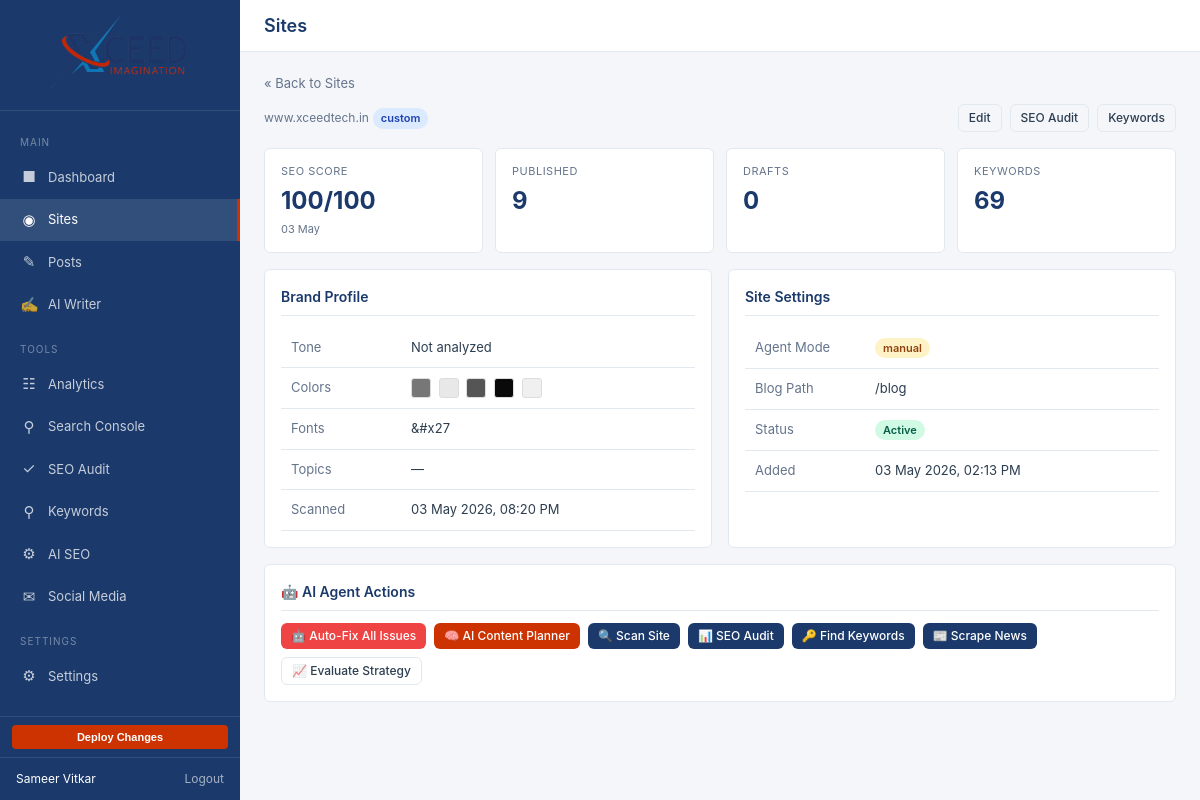
Screenshot of /dashboard/sites.php?action=view&id=1 (signed in) with the database file from the repository.
### tables this page shows
CREATE TABLE `sites` (
  `id` int(10) unsigned NOT NULL AUTO_INCREMENT,
  `user_id` int(10) unsigned NOT NULL,
  `team_id` int(10) unsigned DEFAULT NULL,
  `name` varchar(255) NOT NULL,
  `domain` varchar(255) NOT NULL,
  `platform` varchar(50) DEFAULT NULL COMMENT 'wordpress, shopify, opencart, custom',
  `brand_colors` longtext DEFAULT NULL CHECK (json_valid(`brand_colors`)),
  `brand_fonts` longtext DEFAULT NULL CHECK (json_valid(`brand_fonts`)),
  `brand_tone` text DEFAULT NULL,
  `topics` longtext DEFAULT NULL CHECK (json_valid(`topics`)),
  `keywords` longtext DEFAULT NULL CHECK (json_valid(`keywords`)),
  `agent_mode` enum('auto','manual') NOT NULL DEFAULT 'manual',
  `blog_path` varchar(100) NOT NULL DEFAULT '/blog',
  `rss_feeds` longtext DEFAULT NULL CHECK (json_valid(`rss_feeds`)),
  `cms_url` varchar(500) DEFAULT NULL,
  `cms_api_key` varchar(255) DEFAULT NULL,
  `server_type` varchar(20) DEFAULT 'api_only',
  `server_host` varchar(255) DEFAULT NULL,
  `server_user` varchar(255) DEFAULT NULL,
  `server_pass` varchar(255) DEFAULT NULL,
  `server_path` varchar(500) DEFAULT NULL,
  `git_repo` varchar(500) DEFAULT NULL,
  `hosting_panel` varchar(50) DEFAULT NULL,
  `is_active` tinyint(1) NOT NULL DEFAULT 1,
  `scanned_at` datetime DEFAULT NULL,
  `created_at` datetime NOT NULL DEFAULT current_timestamp(),
  `updated_at` datetime NOT NULL DEFAULT current_timestamp() ON UPDATE current_timestamp(),
  PRIMARY KEY (`id`),
  KEY `idx_sites_user` (`user_id`),
  KEY `idx_sites_domain` (`domain`),
  CONSTRAINT `fk_sites_user` FOREIGN KEY (`user_id`) REFERENCES `users` (`id`) ON DELETE CASCADE
);

CREATE TABLE `seo_audits` (
  `id` int(10) unsigned NOT NULL AUTO_INCREMENT,
  `site_id` int(10) unsigned NOT NULL,
  `score` tinyint(3) unsigned NOT NULL DEFAULT 0 COMMENT '0-100 health score',
  `total_issues` smallint(5) unsigned NOT NULL DEFAULT 0,
  `critical` smallint(5) unsigned NOT NULL DEFAULT 0,
  `warnings` smallint(5) unsigned NOT NULL DEFAULT 0,
  `passed` smallint(5) unsigned NOT NULL DEFAULT 0,
  `pages_crawled` smallint(5) unsigned NOT NULL DEFAULT 0,
  `duration_ms` int(10) unsigned DEFAULT NULL,
  `run_at` datetime NOT NULL DEFAULT current_timestamp(),
  PRIMARY KEY (`id`),
  KEY `idx_audits_site` (`site_id`),
  KEY `idx_audits_run` (`run_at`),
  CONSTRAINT `fk_audits_site` FOREIGN KEY (`site_id`) REFERENCES `sites` (`id`) ON DELETE CASCADE
);

### includes/helpers.php (called while the page is built, shortened)
<?php
function config(string $key = null, $default = null)
{
    static $config = null;
    if ($config === null) {
        $config = require __DIR__ . '/../config/config.php';
    }
    if ($key === null) return $config;
    return $config[$key] ?? $default;
}
function base_path(): string
{
    return config('base_path', '');
}
function url(string $path): string
{
    return base_path() . $path;
}
function e(string $value): string
{
    return htmlspecialchars($value, ENT_QUOTES | ENT_SUBSTITUTE, 'UTF-8');
}
function format_date(string $datetime, string $format = 'd M Y, h:i A'): string
{
    $dt = new DateTime($datetime, new DateTimeZone('Asia/Kolkata'));
    return $dt->format($format);
}

### includes/db.php (called while the page is built)
<?php
$config = require __DIR__ . '/../config/config.php';
try {
    $dsn = sprintf(
        'mysql:host=%s;port=%d;dbname=%s;charset=%s',
        $config['db_host'],
        $config['db_port'],
        $config['db_name'],
        $config['db_charset']
    );
    $db = new PDO($dsn, $config['db_user'], $config['db_pass'], [
        PDO::ATTR_ERRMODE            => PDO::ERRMODE_EXCEPTION,
        PDO::ATTR_DEFAULT_FETCH_MODE => PDO::FETCH_ASSOC,
        PDO::ATTR_EMULATE_PREPARES   => false,
    ]);
    $db->exec("SET time_zone = '+05:30'");
} catch (PDOException $e) {
    error_log('Database connection failed: ' . $e->getMessage());
    if ($config['app_debug']) {
        die('Database connection failed: ' . $e->getMessage());
    }
    die('Database connection failed. Check logs.');
}
return $db;

### public/dashboard/sites.php (the view, shortened to what this page needs)
<?php
require_once __DIR__ . '/../../includes/helpers.php';
$db = require __DIR__ . '/../../includes/db.php';
$user_id = auth_user_id();
$action = $_GET['action'] ?? 'list';
if ($action === 'add'):
?>
    <div class="card" style="max-width: 500px;">
        <div class="card-header">Add New Site</div>
        <form method="POST">
            <?= csrf_field() ?>
            <input type="hidden" name="action" value="add">
            <div class="form-group">
                <label for="url">Website URL</label>
                <input type="text" id="url" name="url" class="form-control" placeholder="example.com or https://example.com" required autofocus>
            </div>
            <div class="form-group">
                <label for="name">Site Name (optional)</label>
                <input type="text" id="name" name="name" class="form-control" placeholder="My Website">
            </div>
            <div class="flex gap-2">
                <button type="submit" class="btn btn-accent">Add Site</button>
                <a href="<?= url('/dashboard/sites.php') ?>" class="btn btn-outline">Cancel</a>
            </div>
        </form>
    </div>
<?php elseif ($action === 'view' && isset($_GET['id'])):
    $stmt = $db->prepare('SELECT * FROM sites WHERE id = ? AND user_id = ?');
    $stmt->execute([(int)$_GET['id'], $user_id]);
    $site = $stmt->fetch();
    if (!$site):
        echo '<div class="alert alert-error">Site not found.</div>';
    else:
        $stmt = $db->prepare('SELECT * FROM seo_audits WHERE site_id = ? ORDER BY run_at DESC LIMIT 1');
        $stmt->execute([$site['id']]);
        $audit = $stmt->fetch();
        $stmt = $db->prepare('SELECT status, COUNT(*) as cnt FROM posts WHERE site_id = ? GROUP BY status');
        $stmt->execute([$site['id']]);
        $post_counts = [];
        foreach ($stmt->fetchAll() as $r) $post_counts[$r['status']] = $r['cnt'];
        $stmt = $db->prepare('SELECT COUNT(*) FROM keywords WHERE site_id = ?');
        $stmt->execute([$site['id']]);
        $kw_count = $stmt->fetchColumn();
?>
    <div class="flex justify-between items-center mb-4">
        <div>
            <span class="text-muted text-sm"><?= e($site['domain']) ?></span>
            <?php if ($site['platform']): ?>
                <span class="badge badge-info"><?= e($site['platform']) ?></span>
            <?php endif; ?>
        </div>
        <div class="flex gap-2">
            <a href="<?= url('/dashboard/sites.php?action=edit&id=' . $site['id']) ?>" class="btn btn-outline btn-sm">Edit</a>
            <a href="<?= url('/dashboard/seo-audit.php?site=' . $site['id']) ?>" class="btn btn-outline btn-sm">SEO Audit</a>
            <a href="<?= url('/dashboard/keywords.php?site=' . $site['id']) ?>" class="btn btn-outline btn-sm">Keywords</a>
        </div>
    </div>
    <div class="stats-grid">
        <a href="<?= url('/dashboard/seo-audit.php?site=' . $site['id']) ?>" class="stat-card" style="text-decoration:none;color:inherit;cursor:pointer;">
            <div class="stat-label">SEO Score</div>
            <div class="stat-value"><?= $audit ? $audit['score'] . '/100' : '—' ?></div>
            <div class="stat-sub"><?= $audit ? format_date($audit['run_at'], 'd M') : 'Not audited' ?></div>
        </a>
        <a href="<?= url('/dashboard/posts.php?site=' . $site['id'] . '&status=published') ?>" class="stat-card" style="text-decoration:none;color:inherit;cursor:pointer;">
            <div class="stat-label">Published</div>
            <div class="stat-value"><?= $post_counts['published'] ?? 0 ?></div>
        </a>
        <a href="<?= url('/dashboard/posts.php?site=' . $site['id'] . '&status=draft') ?>" class="stat-card" style="text-decoration:none;color:inherit;cursor:pointer;">
            <div class="stat-label">Drafts</div>
            <div class="stat-value"><?= $post_counts['draft'] ?? 0 ?></div>
        </a>
        <a href="<?= url('/dashboard/keywords.php?site=' . $site['id']) ?>" class="stat-card" style="text-decoration:none;color:inherit;cursor:pointer;">
            <div class="stat-label">Keywords</div>
            <div class="stat-value"><?= $kw_count ?></div>
        </a>
    </div>
    <div class="grid-2">
        <div class="card">
            <div class="card-header">Brand Profile</div>
            <table>
                <tr><td class="text-muted" style="width:120px">Tone</td><td><?= e($site['brand_tone'] ?? 'Not analyzed') ?></td></tr>
                <tr><td class="text-muted">Colors</td><td>
                    <?php foreach (json_decode($site['brand_colors'] ?? '[]', true) ?: [] as $color): ?>
                        <span style="display:inline-block;width:20px;height:20px;background:<?= e($color) ?>;border-radius:3px;margin-right:4px;vertical-align:middle;border:1px solid #ddd"></span>
                    <?php endforeach; ?>
                </td></tr>
                <tr><td class="text-muted">Fonts</td><td><?= e(implode(', ', json_decode($site['brand_fonts'] ?? '[]', true) ?: [])) ?: '—' ?></td></tr>
                <tr><td class="text-muted">Topics</td><td><?= e(implode(', ', json_decode($site['topics'] ?? '[]', true) ?: [])) ?: '—' ?></td></tr>
                <tr><td class="text-muted">Scanned</td><td><?= $site['scanned_at'] ? format_date($site['scanned_at']) : 'Never' ?></td></tr>
            </table>
        </div>
        <div class="card">
            <div class="card-header">Site Settings</div>
            <table>
                <tr><td class="text-muted" style="width:120px">Agent Mode</td><td><span class="badge badge-<?= $site['agent_mode'] === 'auto' ? 'approved' : 'draft' ?>"><?= $site['agent_mode'] ?></span></td></tr>
                <tr><td class="text-muted">Blog Path</td><td><?= e($site['blog_path']) ?></td></tr>
                <tr><td class="text-muted">Status</td><td><span class="badge badge-<?= $site['is_active'] ? 'approved' : 'rejected' ?>"><?= $site['is_active'] ? 'Active' : 'Inactive' ?></span></td></tr>
                <tr><td class="text-muted">Added</td><td><?= format_date($site['created_at']) ?></td></tr>
            </table>
        </div>
    </div>
    <div class="card">
        <div class="card-header">🤖 AI Agent Actions</div>
        <div class="flex gap-2" style="flex-wrap: wrap;">
            <a href="<?= url('/dashboard/agent-run.php?agent=auto-fixer&site=' . $site['id']) ?>" class="btn btn-sm" style="background:#ef4444;color:#fff;text-decoration:none;">🤖 Auto-Fix All Issues</a>
            <a href="<?= url('/dashboard/write.php?site=' . $site['id'] . '&step=propose') ?>" class="btn btn-accent btn-sm" style="text-decoration:none;">🧠 AI Content Planner</a>
            <a href="<?= url('/dashboard/agent-run.php?agent=scanner&site=' . $site['id']) ?>" class="btn btn-primary btn-sm" style="text-decoration:none;">🔍 Scan Site</a>
            <a href="<?= url('/dashboard/agent-run.php?agent=seo-auditor&site=' . $site['id']) ?>" class="btn btn-primary btn-sm" style="text-decoration:none;">📊 SEO Audit</a>
            <a href="<?= url('/dashboard/agent-run.php?agent=keyword-research&site=' . $site['id']) ?>" class="btn btn-primary btn-sm" style="text-decoration:none;">🔑 Find Keywords</a>
            <a href="<?= url('/dashboard/agent-run.php?agent=news-scraper&site=' . $site['id']) ?>" class="btn btn-primary btn-sm" style="text-decoration:none;">📰 Scrape News</a>
            <a href="<?= url('/dashboard/agent-run.php?agent=evaluator&site=' . $site['id']) ?>" class="btn btn-outline btn-sm" style="text-decoration:none;">📈 Evaluate Strategy</a>
        </div>
    </div>
    <?php endif; ?>
<?php endif; ?>
<?php
require __DIR__ . '/../../templates/dashboard/layout.php';

### templates/dashboard/layout.php (style rules this page uses)
:root { --primary: #1B3A6B; --primary-dark: #132a4f; --accent: #CC3300; --accent-hover: #a82a00; --bg: #f5f6fa; --white: #ffffff; --text: #2c3e50; --text-light: #64748b; --border: #e2e8f0; --success: #10b981; --warning: #f59e0b; --danger: #ef4444; --info: #3b82f6; --sidebar-w: 240px; --radius: 6px; }
* { margin: 0; padding: 0; box-sizing: border-box; }
body { font-family: -apple-system, BlinkMacSystemFont, 'Segoe UI', Roboto, sans-serif; background: var(--bg); color: var(--text); font-size: 14px; line-height: 1.5; }
.card { background: var(--white); border: 1px solid var(--border); border-radius: var(--radius); padding: 16px; margin-bottom: 16px; }
.card-header { font-size: 14px; font-weight: 600; color: var(--primary); margin-bottom: 12px; padding-bottom: 8px; border-bottom: 1px solid var(--border); }
.stats-grid { display: grid; grid-template-columns: repeat(auto-fit, minmax(180px, 1fr)); gap: 12px; margin-bottom: 16px; }
.stat-card { background: var(--white); border: 1px solid var(--border); border-radius: var(--radius); padding: 14px 16px; }
.stat-card .stat-label { font-size: 11px; text-transform: uppercase; letter-spacing: 0.5px; color: var(--text-light); margin-bottom: 4px; }
.stat-card .stat-value { font-size: 24px; font-weight: 700; color: var(--primary); }
.stat-card .stat-sub { font-size: 11px; color: var(--text-light); margin-top: 2px; }
table { width: 100%; border-collapse: collapse; }
table td { padding: 10px; border-bottom: 1px solid var(--border); font-size: 13px; }
.btn { display: inline-flex; align-items: center; gap: 6px; padding: 7px 14px; border: none; border-radius: var(--radius); font-size: 13px; font-weight: 500; cursor: pointer; text-decoration: none; transition: all 0.15s; }
.btn-primary { background: var(--primary); color: #fff; }
.btn-accent { background: var(--accent); color: #fff; }
.btn-outline { background: transparent; border: 1px solid var(--border); color: var(--text); }
.btn-sm { padding: 4px 10px; font-size: 12px; }
.badge { display: inline-block; padding: 2px 8px; border-radius: 10px; font-size: 11px; font-weight: 600; }
.badge-draft { background: #fef3c7; color: #92400e; }
.badge-approved { background: #d1fae5; color: #065f46; }
.badge-info { background: #dbeafe; color: #1e40af; }
.text-muted { color: var(--text-light); }
.text-sm { font-size: 12px; }
.mb-4 { margin-bottom: 16px; }
.flex { display: flex; }
.items-center { align-items: center; }
.justify-between { justify-content: space-between; }
.gap-2 { gap: 8px; }
.grid-2 { display: grid; grid-template-columns: 1fr 1fr; gap: 16px; }

### rows the page displays
sites: domain "www.xceedtech.in", platform "custom", brand_tone "Not analyzed", brand_fonts "&#x27", topics "—", scanned_at "03 May 2026, 08:20 PM", agent_mode "manual", blog_path "/blog", created_at "03 May 2026, 02:13 PM"
seo_audits: score "100", run_at "03 May"

### other values shown
$user['name'] "Sameer Vitkar"
$page_title "Sites"
str_replace('-', ' ', $parent_page) "Sites"
$post_counts['published'] "9"
$post_counts['draft'] "0"
$kw_count "69"
